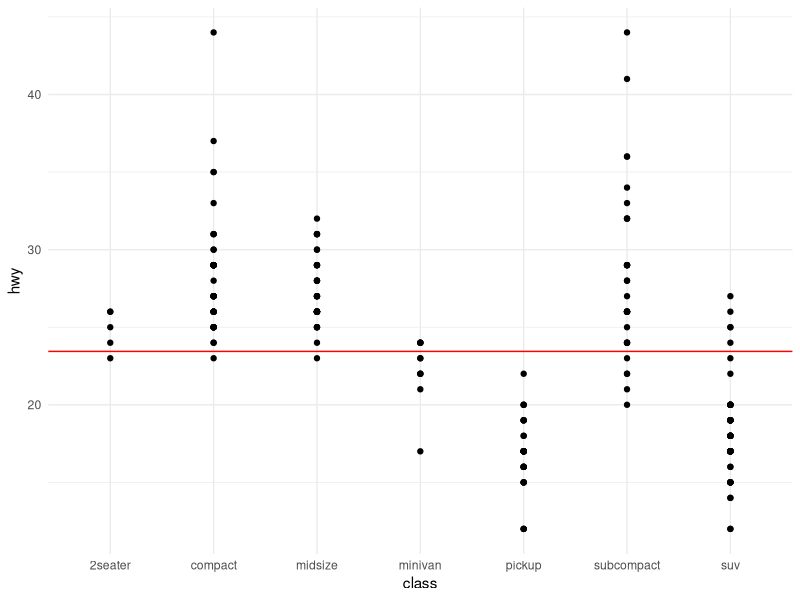
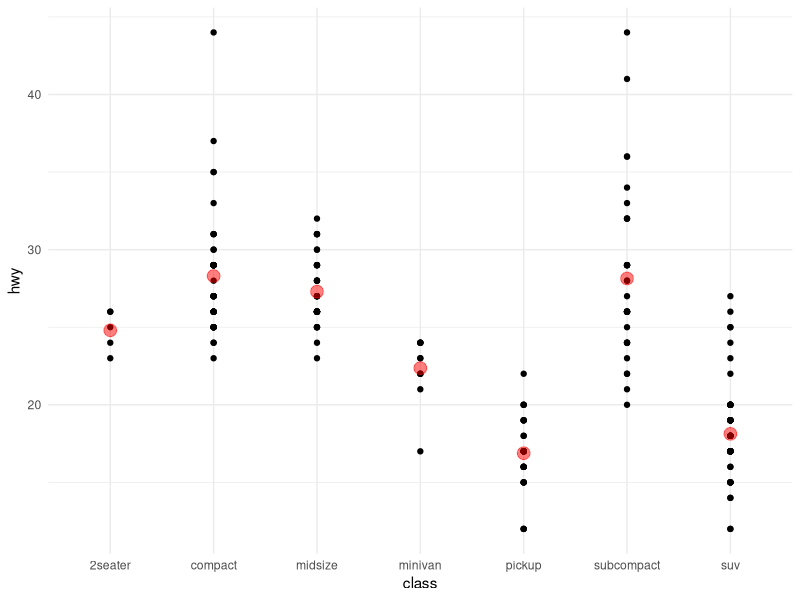
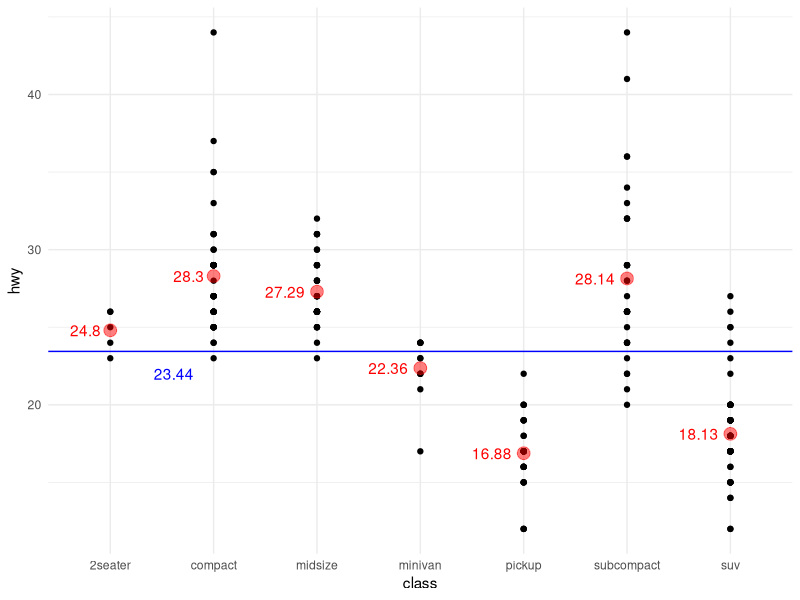
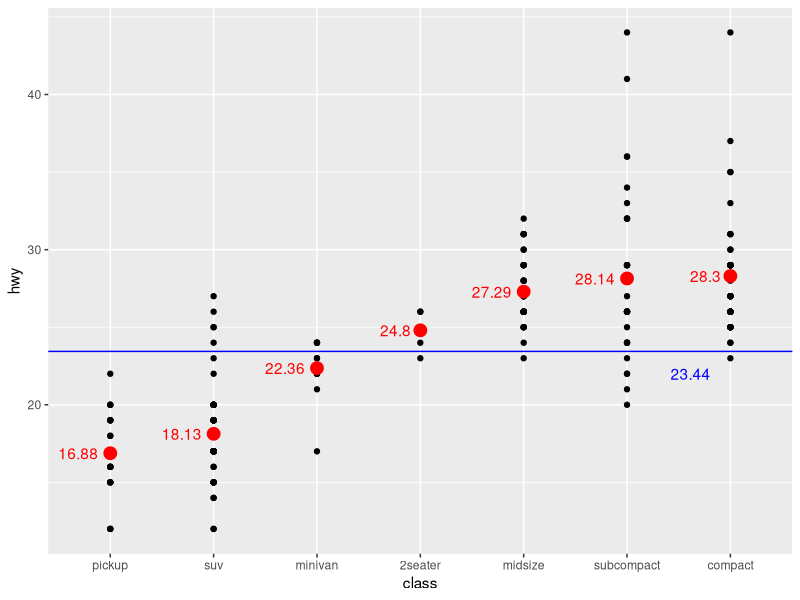

Here is the R script that generated these plots, in order:
## ---- chunk 1
knitr::opts_chunk$set(echo = TRUE)
library(ggplot2)
library(dplyr)
## ---- chunk 2
hwymean1 <- summarize(mpg, avghwy = mean(hwy))
## ---- chunk 3
print(hwymean1)
## ---- chunk 4
ggplot(mpg, aes(class, hwy)) +
  geom_point() +
  geom_hline(aes(yintercept = avghwy), 
             data = hwymean1, 
             color = "red") + 
  theme_minimal()
## ---- chunk 5
hwymean2 <- mpg %>%
            group_by(class) %>%
              summarize(avghwy = mean(hwy),
                        .groups = "drop") # This will ungroup the data
## ---- chunk 6

ggplot(mpg, aes(class, hwy)) +
  geom_point() +
  geom_point(aes(x = class, y = avghwy), 
             data = hwymean2, 
             color = "red", 
             size = 4,
             alpha = 0.5) + 
  theme_minimal()
## ---- chunk 7

ggplot(mpg, aes(class, hwy)) +
  geom_point() +
  geom_point(aes(y = avghwy), 
             hwymean2, 
             color = "red", 
             size = 4,
             alpha = 0.5) +
  geom_text(aes(label = round(avghwy, 2), y = avghwy), 
            data = hwymean2, 
            color = "red",
            hjust = 1.3
            ) +
  geom_hline(aes(yintercept = avghwy), 
             data = hwymean1, 
             color = "blue") +
  geom_text(aes(x = "compact", y = 22, label = round(avghwy,2)),
            data = hwymean1, 
            color = "blue", 
            hjust = 1.5) + 
  theme_minimal()

# "compact" is used to place the value for the overall average above "compact" group. It is placed here because it is more visible. It can be anywhere. 
# y = 22 is used to placed the value for the overall average in line with y = 22 to make the value more visible. It can be anywhere.
# hjust argument (horizontal justification) enables you to adjust the left to right position of the label.
## ---- chunk 8
m1 = mpg %>% 
  inner_join(hwymean2, by = "class") %>% 
  mutate(class = reorder(class, avghwy))

## ---- chunk 9

ggplot(m1, aes(class, hwy)) +
  geom_point() +
  geom_point(aes(y = avghwy), 
             data = hwymean2, 
             color = "red", 
             size = 4) +
  geom_text(aes(label = round(avghwy, 2), y = avghwy), 
            data = hwymean2, 
            color = "red", 
            hjust = 1.3) +
  geom_hline(aes(yintercept = avghwy), 
             data = hwymean1, 
             color = "blue") +
  geom_text(aes(x = "compact", y = 22, label = round(avghwy,2)),
            data = hwymean1, 
            color = "blue", 
            hjust = 1.5) 

